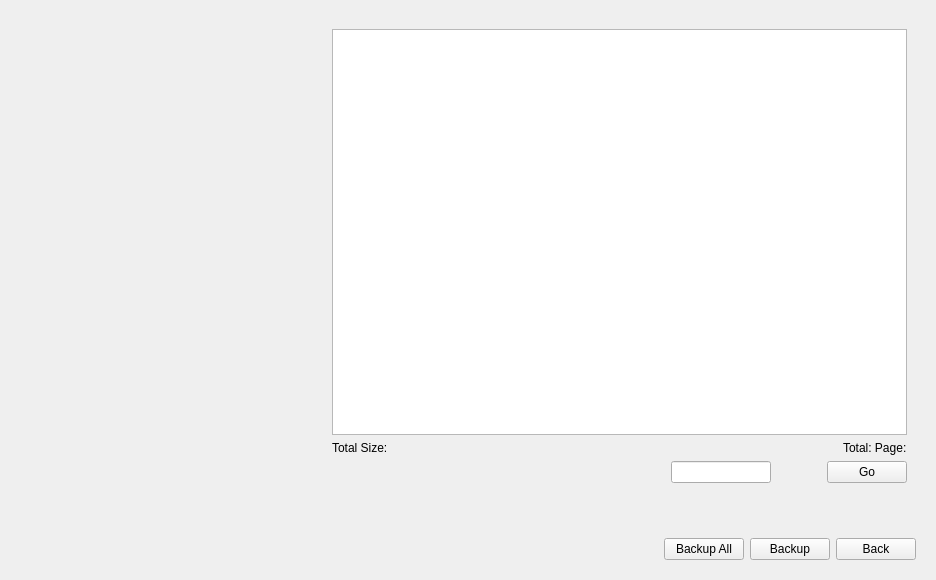
<?xml version="1.0" encoding="UTF-8"?>
<ui version="4.0">
 <class>PictureBackup</class>
 <widget class="QWidget" name="PictureBackup">
  <property name="geometry">
   <rect>
    <x>0</x>
    <y>0</y>
    <width>936</width>
    <height>580</height>
   </rect>
  </property>
  <property name="windowTitle">
   <string>Form</string>
  </property>
  <layout class="QVBoxLayout" name="verticalLayout_2">
   <item>
    <widget class="QStackedWidget" name="stackedWidget">
     <property name="currentIndex">
      <number>1</number>
     </property>
     <widget class="QWidget" name="page_search">
      <layout class="QVBoxLayout" name="verticalLayout_3">
       <item>
        <layout class="QGridLayout" name="gridLayout_2">
         <item row="3" column="0">
          <widget class="QLabel" name="label_startTime">
           <property name="text">
            <string>Start Time</string>
           </property>
          </widget>
         </item>
         <item row="0" column="1">
          <widget class="ComboBox" name="comboBox_pictureType">
           <property name="sizePolicy">
            <sizepolicy hsizetype="Preferred" vsizetype="Fixed">
             <horstretch>4</horstretch>
             <verstretch>0</verstretch>
            </sizepolicy>
           </property>
          </widget>
         </item>
         <item row="3" column="1">
          <layout class="QHBoxLayout" name="horizontalLayout_3">
           <item>
            <widget class="MyDateEdit" name="dateEdit_start">
             <property name="displayFormat">
              <string>yyyy-MM-dd</string>
             </property>
             <property name="calendarPopup">
              <bool>true</bool>
             </property>
             <property name="style" stdset="0">
              <string>white</string>
             </property>
            </widget>
           </item>
           <item>
            <widget class="MyTimeEdit" name="timeEdit_start">
             <property name="displayFormat">
              <string>HH:mm:ss</string>
             </property>
            </widget>
           </item>
          </layout>
         </item>
         <item row="0" column="0">
          <widget class="QLabel" name="label_pictureType">
           <property name="sizePolicy">
            <sizepolicy hsizetype="Preferred" vsizetype="Preferred">
             <horstretch>1</horstretch>
             <verstretch>0</verstretch>
            </sizepolicy>
           </property>
           <property name="text">
            <string>Picture Type</string>
           </property>
          </widget>
         </item>
         <item row="4" column="1">
          <layout class="QHBoxLayout" name="horizontalLayout_4">
           <item>
            <widget class="MyDateEdit" name="dateEdit_end">
             <property name="displayFormat">
              <string>yyyy-MM-dd</string>
             </property>
             <property name="calendarPopup">
              <bool>true</bool>
             </property>
             <property name="style" stdset="0">
              <string>white</string>
             </property>
            </widget>
           </item>
           <item>
            <widget class="MyTimeEdit" name="timeEdit_end">
             <property name="displayFormat">
              <string>HH:mm:ss</string>
             </property>
            </widget>
           </item>
          </layout>
         </item>
         <item row="4" column="0">
          <widget class="QLabel" name="label_endTime">
           <property name="text">
            <string>End Time</string>
           </property>
          </widget>
         </item>
         <item row="1" column="1">
          <widget class="ComboBox" name="comboBox_subType"/>
         </item>
         <item row="1" column="0">
          <widget class="QLabel" name="label_subType">
           <property name="text">
            <string>Sub Type</string>
           </property>
          </widget>
         </item>
         <item row="2" column="0">
          <widget class="QLabel" name="label_tertiaryType">
           <property name="text">
            <string>Tertiary Type</string>
           </property>
          </widget>
         </item>
         <item row="2" column="1">
          <widget class="ComboBox" name="comboBox_tertiaryType"/>
         </item>
        </layout>
       </item>
       <item>
        <layout class="QHBoxLayout" name="horizontalLayout">
         <item>
          <widget class="QWidget" name="widget" native="true">
           <property name="sizePolicy">
            <sizepolicy hsizetype="Preferred" vsizetype="Preferred">
             <horstretch>1</horstretch>
             <verstretch>0</verstretch>
            </sizepolicy>
           </property>
           <layout class="QVBoxLayout" name="verticalLayout">
            <property name="leftMargin">
             <number>0</number>
            </property>
            <property name="topMargin">
             <number>0</number>
            </property>
            <property name="rightMargin">
             <number>0</number>
            </property>
            <property name="bottomMargin">
             <number>0</number>
            </property>
            <item>
             <widget class="QLabel" name="label_channel">
              <property name="sizePolicy">
               <sizepolicy hsizetype="Preferred" vsizetype="Preferred">
                <horstretch>1</horstretch>
                <verstretch>0</verstretch>
               </sizepolicy>
              </property>
              <property name="text">
               <string>Channel</string>
              </property>
             </widget>
            </item>
            <item>
             <widget class="QWidget" name="widget_3" native="true">
              <property name="sizePolicy">
               <sizepolicy hsizetype="Preferred" vsizetype="Preferred">
                <horstretch>0</horstretch>
                <verstretch>1</verstretch>
               </sizepolicy>
              </property>
             </widget>
            </item>
           </layout>
          </widget>
         </item>
         <item>
          <widget class="CheckBoxGroup" name="checkBoxGroup_channel" native="true">
           <property name="sizePolicy">
            <sizepolicy hsizetype="Preferred" vsizetype="Preferred">
             <horstretch>4</horstretch>
             <verstretch>0</verstretch>
            </sizepolicy>
           </property>
          </widget>
         </item>
        </layout>
       </item>
       <item>
        <widget class="TableView" name="tableView_alarm"/>
       </item>
       <item>
        <spacer name="verticalSpacer_2">
         <property name="orientation">
          <enum>Qt::Vertical</enum>
         </property>
         <property name="sizeHint" stdset="0">
          <size>
           <width>20</width>
           <height>144</height>
          </size>
         </property>
        </spacer>
       </item>
       <item>
        <layout class="QHBoxLayout" name="horizontalLayout_2">
         <item>
          <spacer name="horizontalSpacer">
           <property name="orientation">
            <enum>Qt::Horizontal</enum>
           </property>
           <property name="sizeHint" stdset="0">
            <size>
             <width>40</width>
             <height>20</height>
            </size>
           </property>
          </spacer>
         </item>
         <item>
          <widget class="MyPushButton" name="pushButton_search">
           <property name="text">
            <string>Search</string>
           </property>
          </widget>
         </item>
         <item>
          <widget class="MyPushButton" name="pushButton_back">
           <property name="text">
            <string>Back</string>
           </property>
          </widget>
         </item>
        </layout>
       </item>
      </layout>
     </widget>
     <widget class="QWidget" name="page_result">
      <layout class="QVBoxLayout" name="verticalLayout_4">
       <item>
        <layout class="QHBoxLayout" name="horizontalLayout_6">
         <item>
          <widget class="QWidget" name="widget_left" native="true">
           <property name="sizePolicy">
            <sizepolicy hsizetype="Preferred" vsizetype="Expanding">
             <horstretch>1</horstretch>
             <verstretch>0</verstretch>
            </sizepolicy>
           </property>
           <layout class="QVBoxLayout" name="verticalLayout_6">
            <item>
             <widget class="CommonVideo" name="commonVideo" native="true">
              <property name="minimumSize">
               <size>
                <width>0</width>
                <height>100</height>
               </size>
              </property>
             </widget>
            </item>
            <item>
             <widget class="QWidget" name="widget_4" native="true">
              <layout class="QVBoxLayout" name="verticalLayout_7">
               <item>
                <layout class="QHBoxLayout" name="horizontalLayout_7">
                 <property name="spacing">
                  <number>20</number>
                 </property>
                 <item>
                  <spacer name="horizontalSpacer_4">
                   <property name="orientation">
                    <enum>Qt::Horizontal</enum>
                   </property>
                   <property name="sizeHint" stdset="0">
                    <size>
                     <width>40</width>
                     <height>20</height>
                    </size>
                   </property>
                  </spacer>
                 </item>
                 <item>
                  <widget class="QToolButton" name="toolButton_previous">
                   <property name="minimumSize">
                    <size>
                     <width>28</width>
                     <height>28</height>
                    </size>
                   </property>
                   <property name="styleSheet">
                    <string notr="true">QToolButton
{
	border: 0px;
	border-image: url(:/retrieve/retrieve/previous.png);
}
QToolButton:hover
{
	border-image: url(:/retrieve/retrieve/previous_hover.png);
}
QToolButton:pressed
{
	border-image: url(:/retrieve/retrieve/previous.png);
}</string>
                   </property>
                   <property name="text">
                    <string/>
                   </property>
                  </widget>
                 </item>
                 <item>
                  <widget class="QToolButton" name="toolButton_next">
                   <property name="minimumSize">
                    <size>
                     <width>28</width>
                     <height>28</height>
                    </size>
                   </property>
                   <property name="styleSheet">
                    <string notr="true">QToolButton
{
	border: 0px;
	border-image: url(:/retrieve/retrieve/next.png);
}
QToolButton:hover
{
	border-image: url(:/retrieve/retrieve/next_hover.png);
}
QToolButton:pressed
{
	border-image: url(:/retrieve/retrieve/next.png);
}</string>
                   </property>
                   <property name="text">
                    <string/>
                   </property>
                  </widget>
                 </item>
                 <item>
                  <spacer name="horizontalSpacer_3">
                   <property name="orientation">
                    <enum>Qt::Horizontal</enum>
                   </property>
                   <property name="sizeHint" stdset="0">
                    <size>
                     <width>40</width>
                     <height>20</height>
                    </size>
                   </property>
                  </spacer>
                 </item>
                </layout>
               </item>
              </layout>
             </widget>
            </item>
            <item>
             <widget class="QLabel" name="label_info">
              <property name="text">
               <string/>
              </property>
              <property name="style" stdset="0">
               <string>transparent</string>
              </property>
             </widget>
            </item>
            <item>
             <widget class="QWidget" name="widget_2" native="true">
              <property name="sizePolicy">
               <sizepolicy hsizetype="Preferred" vsizetype="Preferred">
                <horstretch>0</horstretch>
                <verstretch>1</verstretch>
               </sizepolicy>
              </property>
             </widget>
            </item>
           </layout>
          </widget>
         </item>
         <item>
          <widget class="QWidget" name="widget_right" native="true">
           <property name="sizePolicy">
            <sizepolicy hsizetype="Preferred" vsizetype="Expanding">
             <horstretch>2</horstretch>
             <verstretch>0</verstretch>
            </sizepolicy>
           </property>
           <layout class="QVBoxLayout" name="verticalLayout_5">
            <item>
             <widget class="TableView" name="tableView">
              <property name="sizePolicy">
               <sizepolicy hsizetype="Expanding" vsizetype="Expanding">
                <horstretch>0</horstretch>
                <verstretch>1</verstretch>
               </sizepolicy>
              </property>
             </widget>
            </item>
            <item>
             <layout class="QHBoxLayout" name="horizontalLayout_10">
              <item>
               <widget class="QLabel" name="label_size">
                <property name="sizePolicy">
                 <sizepolicy hsizetype="Expanding" vsizetype="Preferred">
                  <horstretch>0</horstretch>
                  <verstretch>0</verstretch>
                 </sizepolicy>
                </property>
                <property name="text">
                 <string>Total Size:</string>
                </property>
                <property name="style" stdset="0">
                 <string>transparent</string>
                </property>
               </widget>
              </item>
              <item>
               <widget class="QLabel" name="label_page">
                <property name="text">
                 <string>Total: Page:</string>
                </property>
                <property name="style" stdset="0">
                 <string>transparent</string>
                </property>
               </widget>
              </item>
             </layout>
            </item>
            <item>
             <layout class="QHBoxLayout" name="horizontalLayout_9">
              <item>
               <spacer name="horizontalSpacer_5">
                <property name="orientation">
                 <enum>Qt::Horizontal</enum>
                </property>
                <property name="sizeHint" stdset="0">
                 <size>
                  <width>40</width>
                  <height>20</height>
                 </size>
                </property>
               </spacer>
              </item>
              <item>
               <widget class="QToolButton" name="toolButton_firstPage">
                <property name="styleSheet">
                 <string notr="true">QToolButton
{
	border: 0px;
	border-image: url(:/playback/playback/startpage_g.png);
}
QToolButton:hover
{
	border-image: url(:/playback/playback/startpage_b.png);
}
QToolButton:pressed
{
	border-image: url(:/playback/playback/startpage_g.png);
}</string>
                </property>
                <property name="text">
                 <string/>
                </property>
               </widget>
              </item>
              <item>
               <widget class="QToolButton" name="toolButton_previousPage">
                <property name="styleSheet">
                 <string notr="true">QToolButton
{
	border: 0px;
	border-image: url(:/playback/playback/prevpage_g.png);
}
QToolButton:hover
{
	border-image: url(:/playback/playback/prevpage_b.png);
}
QToolButton:pressed
{
	border-image: url(:/playback/playback/prevpage_g.png);
}</string>
                </property>
                <property name="text">
                 <string/>
                </property>
               </widget>
              </item>
              <item>
               <widget class="MyLineEditPage" name="lineEdit_page">
                <property name="maximumSize">
                 <size>
                  <width>100</width>
                  <height>16777215</height>
                 </size>
                </property>
                <property name="alignment">
                 <set>Qt::AlignCenter</set>
                </property>
               </widget>
              </item>
              <item>
               <widget class="QToolButton" name="toolButton_nextPage">
                <property name="styleSheet">
                 <string notr="true">QToolButton
{
	border: 0px;
	border-image: url(:/playback/playback/nextpage_g.png);
}
QToolButton:hover
{
	border-image: url(:/playback/playback/nextpage_b.png);
}
QToolButton:pressed
{
	border-image: url(:/playback/playback/nextpage_g.png);
}</string>
                </property>
                <property name="text">
                 <string/>
                </property>
               </widget>
              </item>
              <item>
               <widget class="QToolButton" name="toolButton_lastPage">
                <property name="styleSheet">
                 <string notr="true">QToolButton
{
	border: 0px;
	border-image: url(:/playback/playback/endpage_g.png);
}
QToolButton:hover
{
	border-image: url(:/playback/playback/endpage_b.png);
}
QToolButton:pressed
{
	border-image: url(:/playback/playback/endpage_g.png);
}</string>
                </property>
                <property name="text">
                 <string/>
                </property>
               </widget>
              </item>
              <item>
               <widget class="PushButtonPage" name="pushButton_go">
                <property name="text">
                 <string>Go</string>
                </property>
               </widget>
              </item>
             </layout>
            </item>
            <item>
             <spacer name="verticalSpacer_3">
              <property name="orientation">
               <enum>Qt::Vertical</enum>
              </property>
              <property name="sizeHint" stdset="0">
               <size>
                <width>20</width>
                <height>40</height>
               </size>
              </property>
             </spacer>
            </item>
           </layout>
          </widget>
         </item>
        </layout>
       </item>
       <item>
        <layout class="QHBoxLayout" name="horizontalLayout_5">
         <item>
          <spacer name="horizontalSpacer_2">
           <property name="orientation">
            <enum>Qt::Horizontal</enum>
           </property>
           <property name="sizeHint" stdset="0">
            <size>
             <width>40</width>
             <height>20</height>
            </size>
           </property>
          </spacer>
         </item>
         <item>
          <widget class="MyPushButton" name="pushButton_backupAll">
           <property name="text">
            <string>Backup All</string>
           </property>
          </widget>
         </item>
         <item>
          <widget class="MyPushButton" name="pushButton_backup">
           <property name="text">
            <string>Backup</string>
           </property>
          </widget>
         </item>
         <item>
          <widget class="MyPushButton" name="pushButton_back_2">
           <property name="text">
            <string>Back</string>
           </property>
          </widget>
         </item>
        </layout>
       </item>
      </layout>
     </widget>
    </widget>
   </item>
  </layout>
 </widget>
 <customwidgets>
  <customwidget>
   <class>ComboBox</class>
   <extends>QComboBox</extends>
   <header>combobox.h</header>
  </customwidget>
  <customwidget>
   <class>MyPushButton</class>
   <extends>QPushButton</extends>
   <header>mypushbutton.h</header>
  </customwidget>
  <customwidget>
   <class>CommonVideo</class>
   <extends>QWidget</extends>
   <header>commonvideo.h</header>
   <container>1</container>
  </customwidget>
  <customwidget>
   <class>MyDateEdit</class>
   <extends>QDateEdit</extends>
   <header>mydateedit.h</header>
  </customwidget>
  <customwidget>
   <class>CheckBoxGroup</class>
   <extends>QWidget</extends>
   <header>checkboxgroup.h</header>
   <container>1</container>
  </customwidget>
  <customwidget>
   <class>MyTimeEdit</class>
   <extends>QTimeEdit</extends>
   <header>mytimeedit.h</header>
  </customwidget>
  <customwidget>
   <class>MyLineEditPage</class>
   <extends>QLineEdit</extends>
   <header>mylineeditpage.h</header>
  </customwidget>
  <customwidget>
   <class>TableView</class>
   <extends>QTableView</extends>
   <header>tableview.h</header>
  </customwidget>
  <customwidget>
   <class>PushButtonPage</class>
   <extends>QPushButton</extends>
   <header>PushButtonPage.h</header>
  </customwidget>
 </customwidgets>
 <resources/>
 <connections/>
</ui>
